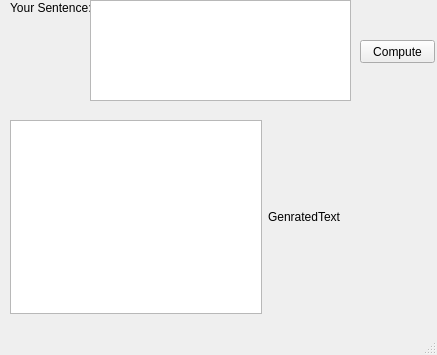
<?xml version="1.0" encoding="UTF-8"?>
<ui version="4.0">
 <class>MainWindow</class>
 <widget class="QMainWindow" name="MainWindow">
  <property name="geometry">
   <rect>
    <x>0</x>
    <y>0</y>
    <width>437</width>
    <height>355</height>
   </rect>
  </property>
  <property name="windowTitle">
   <string>MainWindow</string>
  </property>
  <widget class="QWidget" name="centralwidget">
   <widget class="QLabel" name="lblSent">
    <property name="geometry">
     <rect>
      <x>10</x>
      <y>0</y>
      <width>81</width>
      <height>16</height>
     </rect>
    </property>
    <property name="text">
     <string>Your Sentence: </string>
    </property>
   </widget>
   <widget class="QTextEdit" name="txtSent">
    <property name="geometry">
     <rect>
      <x>90</x>
      <y>0</y>
      <width>261</width>
      <height>101</height>
     </rect>
    </property>
   </widget>
   <widget class="QPushButton" name="btnCompute">
    <property name="geometry">
     <rect>
      <x>360</x>
      <y>40</y>
      <width>75</width>
      <height>23</height>
     </rect>
    </property>
    <property name="text">
     <string>Compute</string>
    </property>
   </widget>
   <widget class="QWidget" name="layoutWidget">
    <property name="geometry">
     <rect>
      <x>10</x>
      <y>120</y>
      <width>331</width>
      <height>194</height>
     </rect>
    </property>
    <layout class="QHBoxLayout" name="horizontalLayout">
     <item>
      <widget class="QTextBrowser" name="bsrGenText"/>
     </item>
     <item>
      <widget class="QLabel" name="lblGenText">
       <property name="text">
        <string>GenratedText</string>
       </property>
      </widget>
     </item>
    </layout>
   </widget>
  </widget>
  <widget class="QMenuBar" name="menubar">
   <property name="geometry">
    <rect>
     <x>0</x>
     <y>0</y>
     <width>437</width>
     <height>21</height>
    </rect>
   </property>
  </widget>
  <widget class="QStatusBar" name="statusbar"/>
 </widget>
 <resources/>
 <connections/>
</ui>
